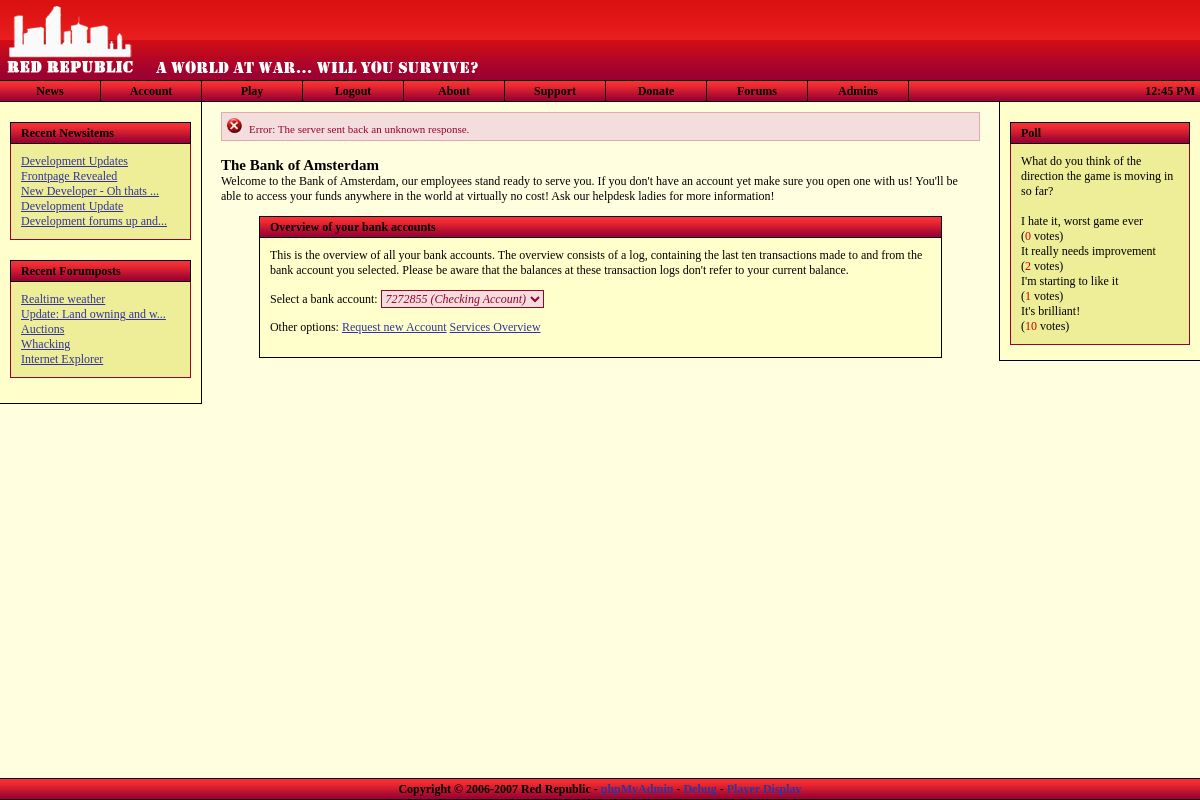
The page /localcity/bank.php (signed in) on the database its author committed.
### tables this page shows
CREATE TABLE `frontpage_news` (
  `id` bigint(20) NOT NULL auto_increment,
  `news_type` int(11) NOT NULL default '0',
  `news_subject` varchar(255) NOT NULL default '',
  `news_date` timestamp NOT NULL default CURRENT_TIMESTAMP,
  `news_author` varchar(50) NOT NULL default '',
  `news_message` text NOT NULL,
  PRIMARY KEY  (`id`)
);

CREATE TABLE `forums_topics` (
  `id` bigint(20) NOT NULL auto_increment,
  `f_id` bigint(20) NOT NULL default '0',
  `poster_id` bigint(20) NOT NULL default '0',
  `topic_type` int(11) NOT NULL default '0',
  `topic_closed` tinyint(4) NOT NULL default '0',
  `name` varchar(75) NOT NULL default '',
  `date` timestamp NOT NULL default CURRENT_TIMESTAMP,
  `num_views` bigint(20) NOT NULL default '0',
  `last_activity` bigint(20) NOT NULL default '0',
  PRIMARY KEY  (`id`)
);

CREATE TABLE `polls` (
  `id` bigint(20) NOT NULL auto_increment,
  `title` varchar(225) NOT NULL default '',
  `date` varchar(225) NOT NULL default '',
  `author` varchar(225) NOT NULL default '',
  `options` varchar(225) NOT NULL default '',
  `votes` bigint(20) NOT NULL default '0',
  `open` varchar(5) NOT NULL default '',
  `displayed` varchar(5) NOT NULL default '',
  KEY `id` (`id`)
);

CREATE TABLE `polls_options` (
  `id` bigint(20) NOT NULL auto_increment,
  `parent` bigint(20) NOT NULL default '0',
  `option` varchar(225) NOT NULL default '',
  `votes` bigint(20) NOT NULL default '0',
  KEY `id` (`id`)
);

### includes/header.php (shortened to what the rows shown need)
<?
include_once "utility.inc.php";
?>
<!DOCTYPE html PUBLIC "-//W3C//DTD XHTML 1.0 Strict//EN"
"http://www.w3.org/TR/xhtml1/DTD/xhtml1-strict.dtd">
<html xmlns="http://www.w3.org/1999/xhtml">
<head>
	<link rel="stylesheet" type="text/css" href="<?=$rootdir;?>/stylesheets/general_style.css" />
	<?
	if ( isset( $ext_style ) && $ext_style != "" )
	{
		$file = explode( "::", $ext_style );
		foreach ( $file as $value )
			echo "<link rel=\"stylesheet\" type=\"text/css\" href=\"" . $rootdir . "/stylesheets/" . trim( $value ) ."\" />\n";
	}
	?>
</head>
<body id="body" style="margin-left: 0px; margin-top: 0px; margin-right: 0px; margin-bottom: 0px;"
<?
if ( isset( $err ) && $err->is_error() ) { ?>onload="openErrorDisplay();"<? }
elseif ( isset( $nav ) && $nav == "events" && $char->hasEventRequest() ) { ?>onload="openEventRequest();"<? } ?>
>
<div style="position: relative; min-height: 100%;">
	<div class="maindiv">
		<div style="position: relative; min-height: 85%;">
			<div class="leftnavigation" style="padding-bottom: 10px;">
				<?
				if ( !$_SESSION['ingame'] && !$_SESSION['inadmin'] ) {
				?>
				<div class="navcontent">
					<?
						$news = getSiteNews();
						for ( $i = 0; $i < count( $news ); $i++ )
						{
							$arr = $news[$i];
							if ( strlen( $arr['subject'] ) > 25 )
								$subj = substr( $arr['subject'], 0, 25 ) . "...";
							else
								$subj = $arr['subject'];
							echo "<a href=\"".$rootdir."/news.php?id=". $arr['id'] ."\">" . $subj . "</a><br />";
						}
					?>
				</div>
				<div class="navcontent">
					<?
						$rights = ( getUserRights() === false ) ? 0 : getUserRights();
						$rec = $db->query( "SELECT forums_topics.id, forums_topics.name FROM forums_topics INNER JOIN forums_forums ON forums_topics.f_id = forums_forums.id WHERE forums_forums.auth_level <= $rights ORDER BY last_activity DESC LIMIT 0,5" );
						while ( $res = $db->fetch_array( $rec ) )
						{
							if ( strlen( $res['name'] ) > 25 )
								$subj = substr( $res['name'], 0, 25 ) . "...";
							else
								$subj = $res['name'];
							echo "<a href=\"".$rootdir."/forums/viewtopic.php?id=". $res['id'] ."\">" . stripslashes( $subj ) . "</a><br />";
						}
					?>
				</div>
				<? } ?>
			</div>
			<? if ( isset( $_SESSION['ingame'] ) && user_auth() ) { ?>
			<div class="rightcontent">
				<div class="title" style="background: url('<?=$rootdir;?>/images/forumgrad_vert_20.png'); text-align: right; margin: 10px;">
				<?
				if ( $char->hasEventRequest() )
				{
					?>
					<img src="<?=$rootdir;?>/images/icon_read_red_anim.gif" alt="I" title="You have an event request." onclick="window.location='<?=$rootdir;?>/events/index.php';" style="margin-top: 2px; cursor: pointer;" />
					<?
				}
				$mailboxquery = $db->query( "SELECT * FROM char_mailbox WHERE char_id=". $char->character_id ." AND has_arrived=1" );
				if ( $db->getRowCount( $mailboxquery ) == 0 )
				{
					?>
					<img src="<?=$rootdir;?>/images/icon_mailbox.png" alt="I" title="Go to your mailbox" onclick="window.location='<?=$rootdir;?>/mailbox.php';" style="margin-top: 2px; cursor: pointer;" />
					<?
				}
				else
				{
					?>
					<img src="<?=$rootdir;?>/images/icon_mailbox_anim.gif" alt="I" title="You've got mail." onclick="window.location='<?=$rootdir;?>/mailbox.php';" style="margin-top: 2px; cursor: pointer;" />
					<?
				}
				?>
				<img src="<?=$rootdir;?>/images/charstats.png" alt="I" title="Show Character Information" onclick="showCharacter();" style="margin-top: 2px; cursor: pointer;" />
				<img src="<?=$rootdir;?>/images/icon_inventory.gif" alt="I" title="Show Inventory Listing" onclick="showInventory();" style="margin-top: 2px; cursor: pointer;" />
				<img src="<?=$rootdir;?>/images/icon_users.png" alt="U" title="Show User List" onclick="showUserList();" style="margin-top: 2px; cursor: pointer;" />
				</div>
				<div class="title" style="margin: 10px; margin-bottom: 0px;">
					<div style="margin-left: 10px;">Avatar</div>
				</div>
				<div class="content" style="border: none; margin-left: 10px; margin-right: 10px; background-color: #fff686;">
					<img src="<?=$rootdir;?>/images/<?
					if ( strlen( $char->avatar_url ) == 0 ) { print("cs_avatar150x150.png"); } else { print( $char->avatar_url ); }
					?>" alt="Avatar" style="margin-left: 5px;" />
				</div>
				<div class="title" style="margin: 10px; margin-bottom: 0px;">
					<div style="margin-left: 10px;">Character Information</div>
				</div>
				<div class="content" style="border: none; margin-left: 10px; margin-right: 10px; background-color: #fff686;">
				<table style="width: 100%;" cellspacing="0">
				<tr>
					<td style="width: 45%;"><strong>Nick:</strong></td><td><?=$char->nickname;?></td>
				</tr><tr>
					<td style="width: 45%;"><strong>First:</strong></td><td><?=$char->firstname;?></td>
				</tr><tr>
					<td style="width: 45%;"><strong>Last:</strong></td><td><?=$char->lastname;?></td>
				</tr><tr>
					<td style="width: 45%;"><strong>Birth:</strong></td><td><?=date( dateDisplay(), strtotime( $char->birthdate ) );?></td>
				</tr><tr>
					<td style="width: 45%;"><strong>Sex:</strong></td><td><?=$char->gender_full;?></td>
				</tr><tr>
					<td colspan="2" style="height: 15px;">&nbsp;</td>
				</tr><tr>
					<td colspan="2" align="center" style="padding: 0px; border: 1px solid #990033; border-bottom: none; color: #fff; height: 20px; background: url( '<?=$rootdir;?>/images/grad_vert_20.png' ); width: 100%;">
						<strong>Health</strong>
					</td>
				</tr><tr>
					<td colspan="2" style="border: solid 1px #990033; border-top: none; padding: 0px;">
						<table style="width: 100%; padding: 0px;" cellspacing="0" cellpadding="0">
						<tr>
						<? $leftwidth = $char->health / $char->maxhealth; $leftwidth *= 100; ?>
						<td style="width: <?=$leftwidth;?>%; padding: 3px; background-color: green; color: white; text-align: center;"><?=$leftwidth;?>%</td>
						<td style="width: <?=(100-$leftwidth);?>%;"></td>
						</tr>
						</table>
					</td>
				</tr><tr>
					<td colspan="2" style="height: 15px;">&nbsp;</td>
				</tr>
				<?
				if ( $char->hasVehicle() )
				{
					?>
					<tr>
						<td colspan="2" align="center" style="padding: 0px; border: 1px solid #990033; border-bottom: none; color: #fff; height: 20px; background: url( '<?=$rootdir;?>/images/grad_vert_20.png' ); width: 100%;">
						<strong><?=$char->getVehicleInfo('name');?></strong>
						</td>
					</tr><tr>
						<td colspan="2" style="border: solid 1px #990033; border-top: none; padding: 0px;">
							<table style="width: 100%; padding: 0px;" cellspacing="0" cellpadding="0">
							<tr>
							<? $leftwidth = $char->getVehicleHealth() / 100; $leftwidth *= 100; ?>
							<td style="width: <?=$leftwidth;?>%; padding: 3px; background-color: #36505F; color: white; text-align: center;"><?=$leftwidth;?>%</td>
							<td style="width: <?=(100-$leftwidth);?>%;"></td>
							</tr>
							</table>
						</td>
					</tr>
					<?
				}
				?>
				<tr>
					<td colspan="2" style="height: 15px;">&nbsp;</td>
				</tr><tr>
					<td colspan="2" style="text-align: center; border: 1px solid #990033; border-bottom: none; color: #fff; height: 20px; background: url( '<?=$rootdir;?>/images/grad_vert_20.png' ); width: 100%; padding: 0px;">
						<strong>Money</strong>
					</td>
				</tr><tr>
					<td style="width: 45%; border: solid 1px #990033; border-top: none; border-bottom: none; padding: 2px;"><strong>Money:</strong></td><td  style="border-right: solid 1px #990033; padding: 2px;" id="money_clean">$<?=$char->money_clean;?></td>
				</tr><tr>
					<td style="width: 45%; border: solid 1px #990033; padding: 2px;"><strong>Dirty:</strong></td><td style="border: solid 1px #990033; border-left: none; padding: 2px;">$<?=$char->money_dirty;?></td>
				</tr><tr>
					<td colspan="2" style="height: 15px;">&nbsp;</td>
				</tr>
				</table>
				</div>
			</div>
			<? } else { ?>
			<div class="rightcontent">
				<div class="title" style="margin-top: 20px; margin-left: 10px; margin-right: 10px; padding-left: 10px;">
					Poll
				</div>
				<div class="navcontent" style="margin-left: 10px; margin-right: 10px;">
					<?
					$pollQuery = $db->query( "SELECT * FROM polls WHERE open='true' AND displayed='true'" );
					if ( $db->getRowcount( $pollQuery ) == 0 )
					{
						print("Sorry, no polls found.");
					} else {
						$poll = $db->fetch_array( $pollQuery );
						$voterQuery = $db->query( "SELECT * FROM polls_voters WHERE ip='" . $_SERVER["REMOTE_ADDR"] . "' AND poll=" . $poll['id'] );
						print( $poll['title'] . "<br />");
						if ( $db->getRowCount( $voterQuery ) == 0 )
						{
							?>
							<form method='post' action='<?=$rootdir;?>/vote.php'>
							<p>
							<input type='hidden' name='id' value='<?=$poll['id'];?>' />
							<?
							$optionQuery = $db->query( "SELECT * FROM polls_options WHERE parent=" . $poll['id'] . " ORDER BY id ASC" );
							while ( $option = $db->fetch_array( $optionQuery ) )
							{
								?>
								<input type="radio" class='std_input' name="option" value="<?=$option['id'];?>" /> <?=$option['option'];?><br />
								<?
							}
							?>
							<br />
							<input type="submit" class='std_input' name="vote" value="Vote" />
							</p>
							</form>
							<?
						} else {
							?><br /><?
							$optionQuery = $db->query( "SELECT * FROM polls_options WHERE parent=" . $poll['id'] );
							while ( $option = $db->fetch_array( $optionQuery ) )
							{
								?>
								<?=$option['option'];?><br />(<span style='color: #CC0000'><?=$option['votes'];?></span> votes)<br />
								<?
							}
						}
					}
					?>
				</div>
			</div>
			<? } ?>
			<div class="pagecontent">

### rows shown on the page
frontpage_news: news_subject "Development Updates"
frontpage_news: news_subject "Frontpage Revealed"
frontpage_news: news_subject "New Developer - Oh thats ..."
frontpage_news: news_subject "Development Update"
frontpage_news: news_subject "Development forums up and..."
forums_topics: name "Realtime weather"
forums_topics: name "Update: Land owning and w..."
forums_topics: name "Auctions"
forums_topics: name "Whacking"
forums_topics: name "Internet Explorer"
polls: title "What do you think of the direction the game is moving in so far?"
polls_options: option "I hate it, worst game ever", votes "0"
polls_options: option "It really needs improvement", votes "2"
polls_options: option "I'm starting to like it", votes "1"
polls_options: option "It's brilliant!", votes "10"

### other values the page prints
$char->location "Amsterdam"
form field value "7272855 (Checking Account)"
